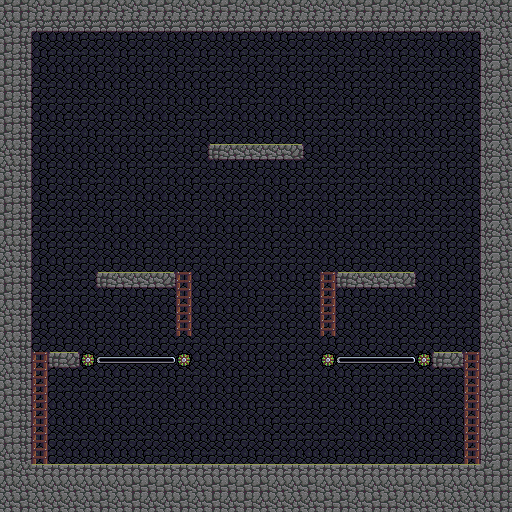

Tiled map render using the project's own tile images. Description and the map definition, with tile-layer contents summarised, below:
An orthogonal 32x32 tile map with 16x16 px tiles, 3 tile layers (background_tiles, tiles, deco), 2 tilesets and 4 objects (2x platform, monster_spawn, player_spawn).

<map version="1.2" tiledversion="1.2.1" orientation="orthogonal" renderorder="right-down" width="32" height="32" tilewidth="16" tileheight="16" infinite="0" nextlayerid="5" nextobjectid="5">
 <tileset firstgid="1" source="background_tiles.tsx" />
 <tileset firstgid="257" source="tiles.tsx" />
 <layer id="1" name="background_tiles" width="32" height="32">
  <data>[1024 cells, 1024 non-empty, 2 distinct tile ids]</data>
 </layer>
 <layer id="2" name="tiles" width="32" height="32">
  <properties>
   <property name="collidable" type="bool" value="true" />
  </properties>
  <data>[1024 cells, 310 non-empty, 10 distinct tile ids]</data>
 </layer>
 <layer id="3" name="deco" width="32" height="32">
  <data>[1024 cells, 14 non-empty, 4 distinct tile ids]</data>
 </layer>
 <objectgroup id="4" name="objects">
  <properties>
   <property name="collidable" type="bool" value="true" />
  </properties>
  <object id="1" name="boss_spawn" type="monster_spawn" x="240" y="144">
   <properties>
    <property name="monster_type" value="Singoblisa" />
   </properties>
   <point />
  </object>
  <object id="2" name="spawn_1" type="player_spawn" x="248" y="464">
   <point />
  </object>
  <object id="3" name="log_1" type="platform" x="96" y="356" width="48" height="8">
   <properties>
    <property name="max_x" type="int" value="128" />
    <property name="min_x" type="int" value="96" />
    <property name="sprite" value="log_3w" />
   </properties>
  </object>
  <object id="4" name="log_1" type="platform" x="336" y="356" width="48" height="8">
   <properties>
    <property name="max_x" type="int" value="368" />
    <property name="min_x" type="int" value="336" />
    <property name="sprite" value="log_3w" />
   </properties>
  </object>
 </objectgroup>
</map>